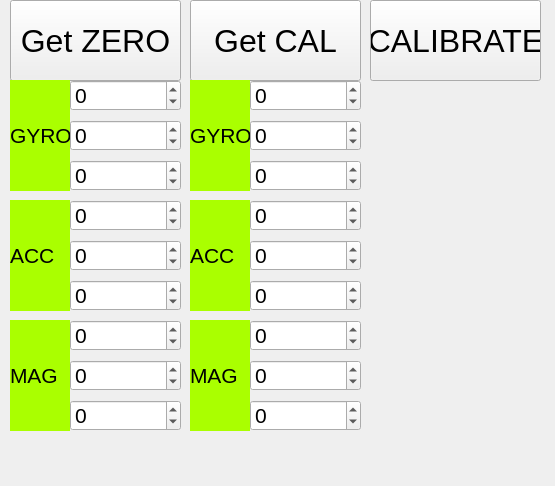
<?xml version="1.0" encoding="UTF-8"?>
<ui version="4.0">
 <class>graphs</class>
 <widget class="QWidget" name="graphs">
  <property name="geometry">
   <rect>
    <x>0</x>
    <y>0</y>
    <width>555</width>
    <height>486</height>
   </rect>
  </property>
  <property name="windowTitle">
   <string>Form</string>
  </property>
  <widget class="QPushButton" name="pushButton_get_cal">
   <property name="geometry">
    <rect>
     <x>190</x>
     <y>0</y>
     <width>171</width>
     <height>81</height>
    </rect>
   </property>
   <property name="font">
    <font>
     <pointsize>24</pointsize>
    </font>
   </property>
   <property name="text">
    <string>Get CAL</string>
   </property>
  </widget>
  <widget class="QPushButton" name="pushButton_get_zero">
   <property name="geometry">
    <rect>
     <x>10</x>
     <y>0</y>
     <width>171</width>
     <height>81</height>
    </rect>
   </property>
   <property name="font">
    <font>
     <pointsize>24</pointsize>
    </font>
   </property>
   <property name="text">
    <string>Get ZERO</string>
   </property>
  </widget>
  <widget class="QPushButton" name="pushButton_get_cal_2">
   <property name="geometry">
    <rect>
     <x>370</x>
     <y>0</y>
     <width>171</width>
     <height>81</height>
    </rect>
   </property>
   <property name="font">
    <font>
     <pointsize>24</pointsize>
    </font>
   </property>
   <property name="text">
    <string>CALIBRATE</string>
   </property>
  </widget>
  <widget class="QDoubleSpinBox" name="doubleSpinBox_acc_z_cal">
   <property name="geometry">
    <rect>
     <x>250</x>
     <y>280</y>
     <width>111</width>
     <height>31</height>
    </rect>
   </property>
   <property name="font">
    <font>
     <pointsize>16</pointsize>
    </font>
   </property>
   <property name="decimals">
    <number>0</number>
   </property>
   <property name="minimum">
    <double>-999999.000000000000000</double>
   </property>
   <property name="maximum">
    <double>999999.000000000000000</double>
   </property>
  </widget>
  <widget class="QDoubleSpinBox" name="doubleSpinBox_acc_x_cal">
   <property name="geometry">
    <rect>
     <x>250</x>
     <y>200</y>
     <width>111</width>
     <height>31</height>
    </rect>
   </property>
   <property name="font">
    <font>
     <pointsize>16</pointsize>
    </font>
   </property>
   <property name="decimals">
    <number>0</number>
   </property>
   <property name="minimum">
    <double>-999999.000000000000000</double>
   </property>
   <property name="maximum">
    <double>999999.000000000000000</double>
   </property>
  </widget>
  <widget class="QDoubleSpinBox" name="doubleSpinBox_gyro_y_zero">
   <property name="geometry">
    <rect>
     <x>70</x>
     <y>120</y>
     <width>111</width>
     <height>31</height>
    </rect>
   </property>
   <property name="font">
    <font>
     <pointsize>16</pointsize>
    </font>
   </property>
   <property name="decimals">
    <number>0</number>
   </property>
   <property name="minimum">
    <double>-999999.000000000000000</double>
   </property>
   <property name="maximum">
    <double>999999.000000000000000</double>
   </property>
  </widget>
  <widget class="QLabel" name="label_5">
   <property name="geometry">
    <rect>
     <x>190</x>
     <y>80</y>
     <width>60</width>
     <height>111</height>
    </rect>
   </property>
   <property name="font">
    <font>
     <pointsize>16</pointsize>
    </font>
   </property>
   <property name="styleSheet">
    <string notr="true">background-color: rgb(170, 255, 0);</string>
   </property>
   <property name="text">
    <string>GYRO</string>
   </property>
  </widget>
  <widget class="QLabel" name="label_4">
   <property name="geometry">
    <rect>
     <x>190</x>
     <y>320</y>
     <width>60</width>
     <height>111</height>
    </rect>
   </property>
   <property name="font">
    <font>
     <pointsize>16</pointsize>
    </font>
   </property>
   <property name="styleSheet">
    <string notr="true">background-color: rgb(170, 255, 0);</string>
   </property>
   <property name="text">
    <string>MAG</string>
   </property>
  </widget>
  <widget class="QDoubleSpinBox" name="doubleSpinBox_acc_y_cal">
   <property name="geometry">
    <rect>
     <x>250</x>
     <y>240</y>
     <width>111</width>
     <height>31</height>
    </rect>
   </property>
   <property name="font">
    <font>
     <pointsize>16</pointsize>
    </font>
   </property>
   <property name="decimals">
    <number>0</number>
   </property>
   <property name="minimum">
    <double>-999999.000000000000000</double>
   </property>
   <property name="maximum">
    <double>999999.000000000000000</double>
   </property>
  </widget>
  <widget class="QLabel" name="label_6">
   <property name="geometry">
    <rect>
     <x>190</x>
     <y>200</y>
     <width>60</width>
     <height>111</height>
    </rect>
   </property>
   <property name="font">
    <font>
     <pointsize>16</pointsize>
    </font>
   </property>
   <property name="styleSheet">
    <string notr="true">background-color: rgb(170, 255, 0);</string>
   </property>
   <property name="text">
    <string>ACC</string>
   </property>
  </widget>
  <widget class="QDoubleSpinBox" name="doubleSpinBox_acc_z_zero">
   <property name="geometry">
    <rect>
     <x>70</x>
     <y>280</y>
     <width>111</width>
     <height>31</height>
    </rect>
   </property>
   <property name="font">
    <font>
     <pointsize>16</pointsize>
    </font>
   </property>
   <property name="decimals">
    <number>0</number>
   </property>
   <property name="minimum">
    <double>-999999.000000000000000</double>
   </property>
   <property name="maximum">
    <double>999999.000000000000000</double>
   </property>
  </widget>
  <widget class="QDoubleSpinBox" name="doubleSpinBox_gyro_y_cal">
   <property name="geometry">
    <rect>
     <x>250</x>
     <y>120</y>
     <width>111</width>
     <height>31</height>
    </rect>
   </property>
   <property name="font">
    <font>
     <pointsize>16</pointsize>
    </font>
   </property>
   <property name="decimals">
    <number>0</number>
   </property>
   <property name="minimum">
    <double>-999999.000000000000000</double>
   </property>
   <property name="maximum">
    <double>999999.000000000000000</double>
   </property>
  </widget>
  <widget class="QLabel" name="label">
   <property name="geometry">
    <rect>
     <x>10</x>
     <y>80</y>
     <width>60</width>
     <height>111</height>
    </rect>
   </property>
   <property name="font">
    <font>
     <pointsize>16</pointsize>
    </font>
   </property>
   <property name="styleSheet">
    <string notr="true">background-color: rgb(170, 255, 0);</string>
   </property>
   <property name="text">
    <string>GYRO</string>
   </property>
  </widget>
  <widget class="QLabel" name="label_2">
   <property name="geometry">
    <rect>
     <x>10</x>
     <y>200</y>
     <width>60</width>
     <height>111</height>
    </rect>
   </property>
   <property name="font">
    <font>
     <pointsize>16</pointsize>
    </font>
   </property>
   <property name="styleSheet">
    <string notr="true">background-color: rgb(170, 255, 0);</string>
   </property>
   <property name="text">
    <string>ACC</string>
   </property>
  </widget>
  <widget class="QDoubleSpinBox" name="doubleSpinBox_mag_x_zero">
   <property name="geometry">
    <rect>
     <x>70</x>
     <y>320</y>
     <width>111</width>
     <height>31</height>
    </rect>
   </property>
   <property name="font">
    <font>
     <pointsize>16</pointsize>
    </font>
   </property>
   <property name="decimals">
    <number>0</number>
   </property>
   <property name="minimum">
    <double>-999999.000000000000000</double>
   </property>
   <property name="maximum">
    <double>999999.000000000000000</double>
   </property>
  </widget>
  <widget class="QDoubleSpinBox" name="doubleSpinBox_mag_y_zero">
   <property name="geometry">
    <rect>
     <x>70</x>
     <y>360</y>
     <width>111</width>
     <height>31</height>
    </rect>
   </property>
   <property name="font">
    <font>
     <pointsize>16</pointsize>
    </font>
   </property>
   <property name="decimals">
    <number>0</number>
   </property>
   <property name="minimum">
    <double>-999999.000000000000000</double>
   </property>
   <property name="maximum">
    <double>999999.000000000000000</double>
   </property>
  </widget>
  <widget class="QLabel" name="label_3">
   <property name="geometry">
    <rect>
     <x>10</x>
     <y>320</y>
     <width>60</width>
     <height>111</height>
    </rect>
   </property>
   <property name="font">
    <font>
     <pointsize>16</pointsize>
    </font>
   </property>
   <property name="styleSheet">
    <string notr="true">background-color: rgb(170, 255, 0);</string>
   </property>
   <property name="text">
    <string>MAG</string>
   </property>
  </widget>
  <widget class="QDoubleSpinBox" name="doubleSpinBox_acc_x_zero">
   <property name="geometry">
    <rect>
     <x>70</x>
     <y>200</y>
     <width>111</width>
     <height>31</height>
    </rect>
   </property>
   <property name="font">
    <font>
     <pointsize>16</pointsize>
    </font>
   </property>
   <property name="decimals">
    <number>0</number>
   </property>
   <property name="minimum">
    <double>-999999.000000000000000</double>
   </property>
   <property name="maximum">
    <double>999999.000000000000000</double>
   </property>
  </widget>
  <widget class="QDoubleSpinBox" name="doubleSpinBox_gyro_x_cal">
   <property name="geometry">
    <rect>
     <x>250</x>
     <y>80</y>
     <width>111</width>
     <height>31</height>
    </rect>
   </property>
   <property name="font">
    <font>
     <pointsize>16</pointsize>
    </font>
   </property>
   <property name="decimals">
    <number>0</number>
   </property>
   <property name="minimum">
    <double>-999999.000000000000000</double>
   </property>
   <property name="maximum">
    <double>999999.000000000000000</double>
   </property>
  </widget>
  <widget class="QDoubleSpinBox" name="doubleSpinBox_acc_y_zero">
   <property name="geometry">
    <rect>
     <x>70</x>
     <y>240</y>
     <width>111</width>
     <height>31</height>
    </rect>
   </property>
   <property name="font">
    <font>
     <pointsize>16</pointsize>
    </font>
   </property>
   <property name="decimals">
    <number>0</number>
   </property>
   <property name="minimum">
    <double>-999999.000000000000000</double>
   </property>
   <property name="maximum">
    <double>999999.000000000000000</double>
   </property>
  </widget>
  <widget class="QDoubleSpinBox" name="doubleSpinBox_mag_z_zero">
   <property name="geometry">
    <rect>
     <x>70</x>
     <y>400</y>
     <width>111</width>
     <height>31</height>
    </rect>
   </property>
   <property name="font">
    <font>
     <pointsize>16</pointsize>
    </font>
   </property>
   <property name="decimals">
    <number>0</number>
   </property>
   <property name="minimum">
    <double>-999999.000000000000000</double>
   </property>
   <property name="maximum">
    <double>999999.000000000000000</double>
   </property>
  </widget>
  <widget class="QDoubleSpinBox" name="doubleSpinBox_gyro_z_zero">
   <property name="geometry">
    <rect>
     <x>70</x>
     <y>160</y>
     <width>111</width>
     <height>31</height>
    </rect>
   </property>
   <property name="font">
    <font>
     <pointsize>16</pointsize>
    </font>
   </property>
   <property name="decimals">
    <number>0</number>
   </property>
   <property name="minimum">
    <double>-999999.000000000000000</double>
   </property>
   <property name="maximum">
    <double>999999.000000000000000</double>
   </property>
  </widget>
  <widget class="QDoubleSpinBox" name="doubleSpinBox_gyro_x_zero">
   <property name="geometry">
    <rect>
     <x>70</x>
     <y>80</y>
     <width>111</width>
     <height>31</height>
    </rect>
   </property>
   <property name="font">
    <font>
     <pointsize>16</pointsize>
    </font>
   </property>
   <property name="decimals">
    <number>0</number>
   </property>
   <property name="minimum">
    <double>-999999.000000000000000</double>
   </property>
   <property name="maximum">
    <double>999999.000000000000000</double>
   </property>
  </widget>
  <widget class="QDoubleSpinBox" name="doubleSpinBox_mag_z_cal">
   <property name="geometry">
    <rect>
     <x>250</x>
     <y>400</y>
     <width>111</width>
     <height>31</height>
    </rect>
   </property>
   <property name="font">
    <font>
     <pointsize>16</pointsize>
    </font>
   </property>
   <property name="decimals">
    <number>0</number>
   </property>
   <property name="minimum">
    <double>-999999.000000000000000</double>
   </property>
   <property name="maximum">
    <double>999999.000000000000000</double>
   </property>
  </widget>
  <widget class="QDoubleSpinBox" name="doubleSpinBox_gyro_z_cal">
   <property name="geometry">
    <rect>
     <x>250</x>
     <y>160</y>
     <width>111</width>
     <height>31</height>
    </rect>
   </property>
   <property name="font">
    <font>
     <pointsize>16</pointsize>
    </font>
   </property>
   <property name="decimals">
    <number>0</number>
   </property>
   <property name="minimum">
    <double>-999999.000000000000000</double>
   </property>
   <property name="maximum">
    <double>999999.000000000000000</double>
   </property>
  </widget>
  <widget class="QDoubleSpinBox" name="doubleSpinBox_mag_x_cal">
   <property name="geometry">
    <rect>
     <x>250</x>
     <y>320</y>
     <width>111</width>
     <height>31</height>
    </rect>
   </property>
   <property name="font">
    <font>
     <pointsize>16</pointsize>
    </font>
   </property>
   <property name="decimals">
    <number>0</number>
   </property>
   <property name="minimum">
    <double>-999999.000000000000000</double>
   </property>
   <property name="maximum">
    <double>999999.000000000000000</double>
   </property>
  </widget>
  <widget class="QDoubleSpinBox" name="doubleSpinBox_mag_y_cal">
   <property name="geometry">
    <rect>
     <x>250</x>
     <y>360</y>
     <width>111</width>
     <height>31</height>
    </rect>
   </property>
   <property name="font">
    <font>
     <pointsize>16</pointsize>
    </font>
   </property>
   <property name="decimals">
    <number>0</number>
   </property>
   <property name="minimum">
    <double>-999999.000000000000000</double>
   </property>
   <property name="maximum">
    <double>999999.000000000000000</double>
   </property>
  </widget>
 </widget>
 <resources/>
 <connections/>
</ui>
